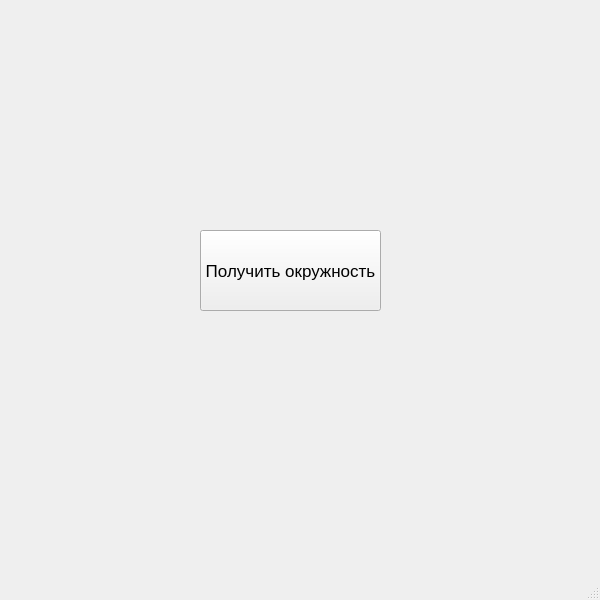
<?xml version="1.0" encoding="UTF-8"?>
<ui version="4.0">
 <class>MainWindow</class>
 <widget class="QMainWindow" name="MainWindow">
  <property name="geometry">
   <rect>
    <x>0</x>
    <y>0</y>
    <width>600</width>
    <height>600</height>
   </rect>
  </property>
  <property name="windowTitle">
   <string>MainWindow</string>
  </property>
  <widget class="QWidget" name="centralwidget">
   <widget class="QPushButton" name="pushButton">
    <property name="geometry">
     <rect>
      <x>200</x>
      <y>230</y>
      <width>181</width>
      <height>81</height>
     </rect>
    </property>
    <property name="font">
     <font>
      <pointsize>13</pointsize>
     </font>
    </property>
    <property name="text">
     <string>Получить окружность</string>
    </property>
   </widget>
  </widget>
  <widget class="QMenuBar" name="menubar">
   <property name="geometry">
    <rect>
     <x>0</x>
     <y>0</y>
     <width>600</width>
     <height>21</height>
    </rect>
   </property>
  </widget>
  <widget class="QStatusBar" name="statusbar"/>
 </widget>
 <resources/>
 <connections/>
</ui>
